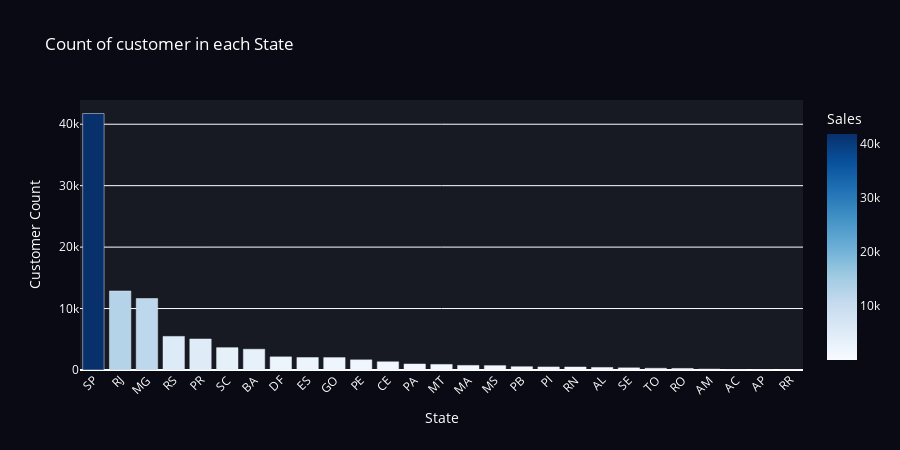

Here is the notebook cell this chart was saved with:
### Code cell
#answer 5 
query = """select customer_state as State ,count(customer_id) as Count 
            from customers 
                group by customer_state
                    order by Count Desc"""
cur.execute(query)
result = cur.fetchall()

df=pd.DataFrame(result,columns=["State","Count"])
print(df)



fig = px.bar(df, x='State', y='Count',
             title='Count of customer in each State ',
             labels={'state': 'State', 'count': 'count'},
             color='Count',
             color_continuous_scale=px.colors.sequential.Blues)  


fig.update_layout(
    xaxis_title='State',
    yaxis_title='Customer Count',
    xaxis_tickangle=-45,
    
    plot_bgcolor='rgb(23, 25, 35)',  
    paper_bgcolor='rgb(10, 10, 20)',  
    font=dict(color='white'),  
    coloraxis_colorbar=dict(
        title='Sales',
       
     ),
    width=900,  
    height=450
    
)

# Show the plot
fig.show()

### Figure 1 — Plotly figure (JSON) as saved in the notebook; plotly's stock layout.template omitted (floating-point values rounded to 4 significant figures)
{"data": [{"alignmentgroup": "True", "hovertemplate": "State=%{x}<br>Count=%{marker.color}<extra></extra>", "legendgroup": "", "marker": {"color": [41746, 12852, 11635, 5466, 5045, 3637, 3380, 2140, 2033, 2020, 1652, 1336, 975, 907, 747, 715, 536, 495, 485, 413, 350, 280, 253, 148, 81, 68, 46], "coloraxis": "coloraxis", "pattern": {"shape": ""}}, "name": "", "offsetgroup": "", "orientation": "v", "showlegend": false, "textposition": "auto", "type": "bar", "x": ["SP", "RJ", "MG", "RS", "PR", "SC", "BA", "DF", "ES", "GO", "PE", "CE", "PA", "MT", "MA", "MS", "PB", "PI", "RN", "AL", "SE", "TO", "RO", "AM", "AC", "AP", "RR"], "xaxis": "x", "y": [41746, 12852, 11635, 5466, 5045, 3637, 3380, 2140, 2033, 2020, 1652, 1336, 975, 907, 747, 715, 536, 495, 485, 413, 350, 280, 253, 148, 81, 68, 46], "yaxis": "y"}], "layout": {"barmode": "relative", "coloraxis": {"colorbar": {"title": {"text": "Sales"}}, "colorscale": [[0, "rgb(247,251,255)"], [0.125, "rgb(222,235,247)"], [0.25, "rgb(198,219,239)"], [0.375, "rgb(158,202,225)"], [0.5, "rgb(107,174,214)"], [0.625, "rgb(66,146,198)"], [0.75, "rgb(33,113,181)"], [0.875, "rgb(8,81,156)"], [1, "rgb(8,48,107)"]]}, "font": {"color": "white"}, "height": 450, "legend": {"tracegroupgap": 0}, "paper_bgcolor": "rgb(10, 10, 20)", "plot_bgcolor": "rgb(23, 25, 35)", "title": {"text": "Count of customer in each State "}, "width": 900, "xaxis": {"anchor": "y", "domain": [0, 1], "tickangle": -45, "title": {"text": "State"}}, "yaxis": {"anchor": "x", "domain": [0, 1], "title": {"text": "Customer Count"}}}}
